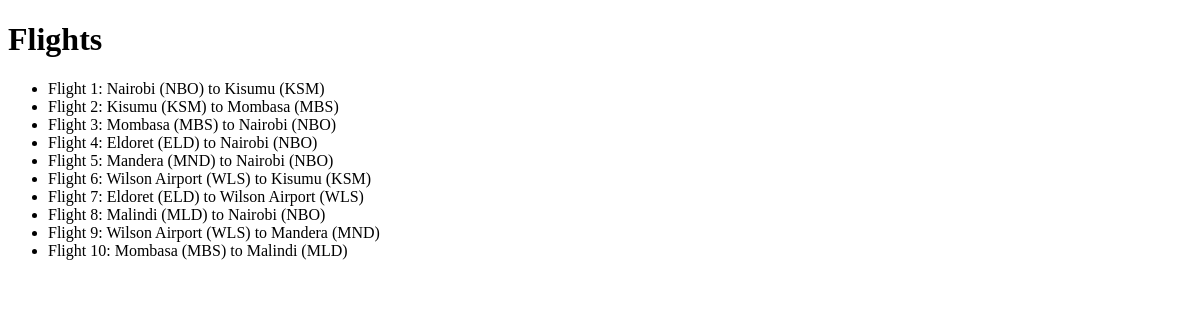
/flights/, run on an earlier commit of the app's database.
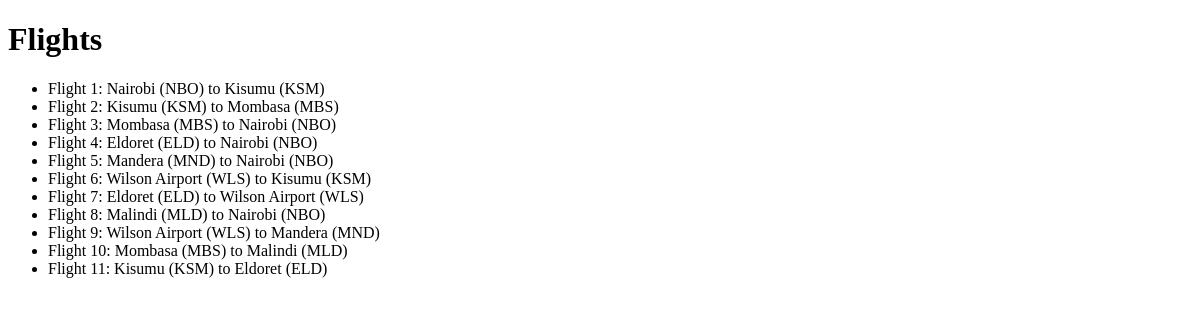
And on a later commit of the database.
### flights/models.py (models this page shows, shortened)
class Flight(models.Model):
    origin = models.ForeignKey(Airport, on_delete=models.CASCADE, related_name="departures")
    destination = models.ForeignKey(Airport, on_delete=models.CASCADE, related_name="arrivals")
    duration = models.IntegerField()

class Airport(models.Model):
    code = models.CharField(max_length=5)
    city = models.CharField(max_length=100)
    def __str__(self):
        return f"{self.city} ({self.code})"

### flights/views.py (the view)
# urls.py: path("", views.index, name="index")
def index(request):
    return render(request, "flights/index.html", {
        "flights": Flight.objects.all()
    })

### flights/templates/flights/index.html (shortened to what this page needs)
<!doctype html>
<html lang="en">
<head>
</head>
<body>
      <h1>Flights</h1>
        <ul>
            {% for flight in flights %}
                <li> Flight {{ flight.id }}: {{ flight.origin }} to {{ flight.destination }}</li>
            {% endfor %}
        </ul>
</body>
</html>

What changed in the data, as far as the page shows it:
added Flight: id "11", origin "Kisumu (KSM)", destination "Eldoret (ELD)"
